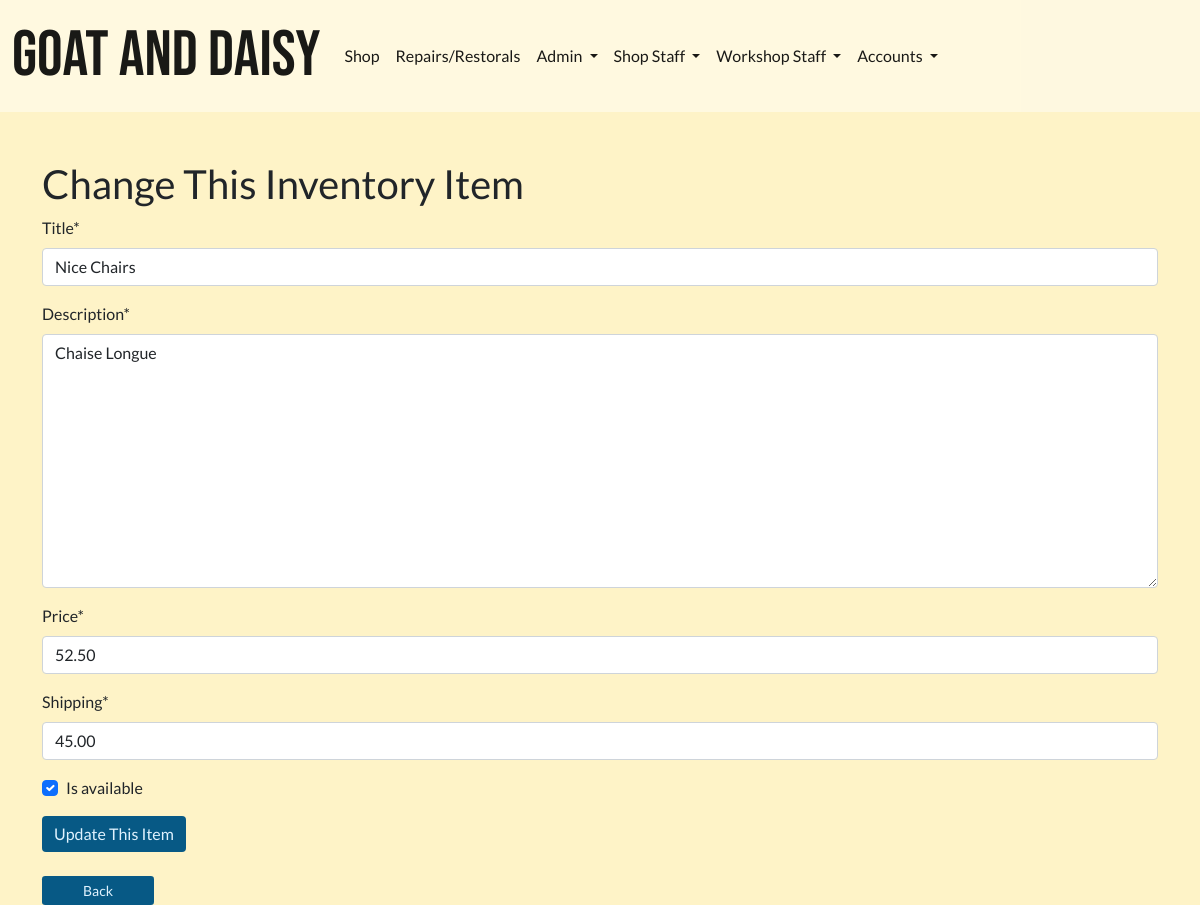
The app's page /shop/staff-manage-items/1/ (signed in), older data.
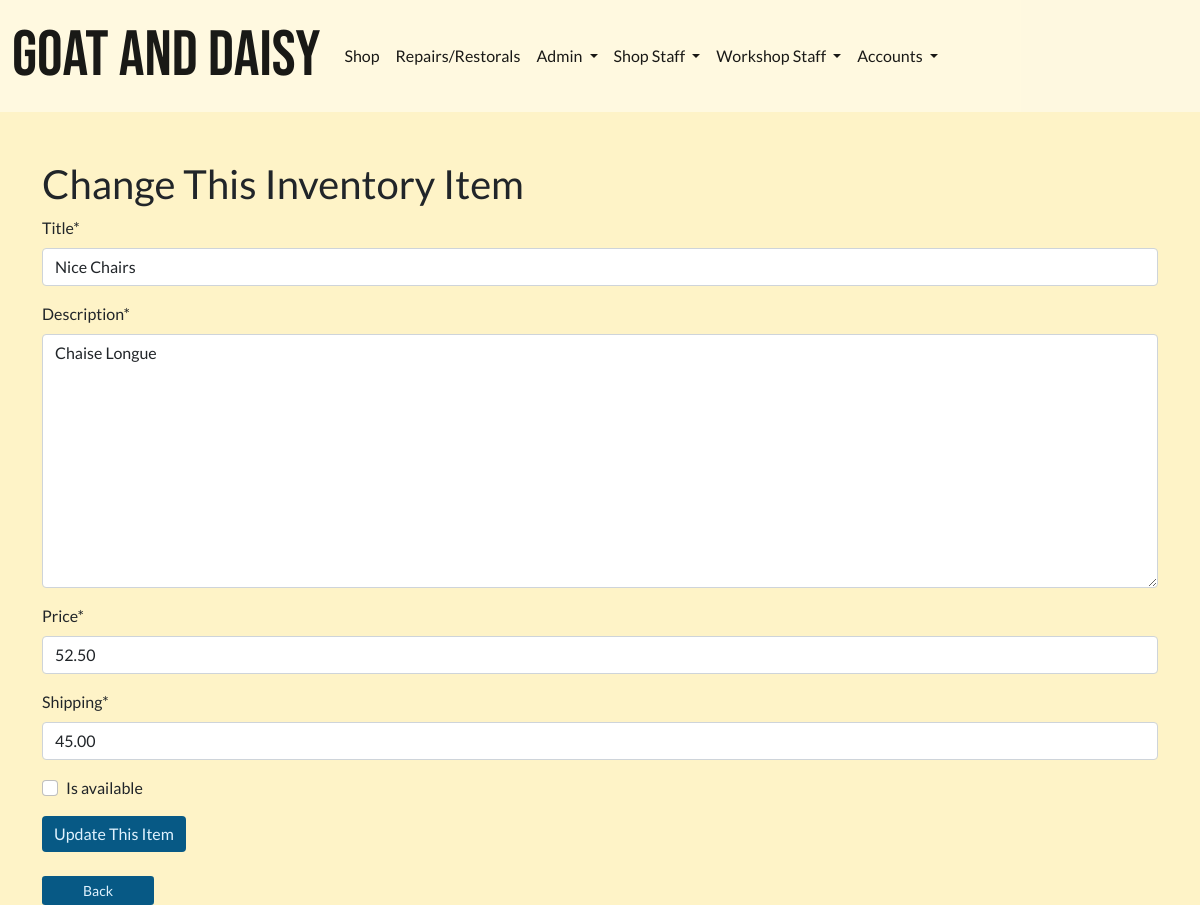
The same page, newer data.
### shop/models.py (models this page shows, shortened)
class ShopItems(models.Model):
    title = models.CharField(max_length=255)
    description = models.TextField()
    price = models.DecimalField(decimal_places=2, max_digits=12)
    shipping = models.DecimalField(decimal_places=2, max_digits=12, default=0)
    is_available = models.BooleanField(default=True)
    class Meta:
        verbose_name_plural = "Shop Items"

### shop/views.py (the view)
class StaffUpdateItem(GroupRequiredMixin, UpdateView):
    group_required = ['Shop Staff']
    model = ShopItems
    form_class = StaffCreateItemForm
    template_name = 'shop/staff_update_item.html'
    success_url = reverse_lazy('staff_manage_items')

### shop/forms.py
class StaffCreateItemForm(ModelForm):
    class Meta:
        model = ShopItems
        fields = ['title', 'description', 'price', 'shipping', 'is_available']

### invoices/contexts.py (called while the page is built, shortened)
def shopping_cart(request):
    template_cart = []
    products_count = 0
    order_amount = 0
    shipping = 0
    cart = request.session.get('cart', {})
    for item in enumerate(template_cart):
        products_count += 1
    order_total = order_amount + shipping
    stripe_total = round(order_total * 100)
    context = {
        'template_cart': template_cart,
        'products_count': products_count,
        'order_amount': order_amount,
        'shipping': shipping,
        'order_total': order_total,
        'stripe_total': stripe_total,
    }
    return context

### profiles/templatetags/user_in_group_tag.py (called while the page is built)
@register.filter(name='has_group')
def has_group(user, group_name):
    try:
        group = Group.objects.get(name=group_name)
    except Group.DoesNotExist:
        return False
    return group in user.groups.all()

### shop/templates/shop/staff_update_item.html (shortened to what this page needs)
{% extends 'base.html' %}
{% load crispy_forms_tags %}
{% load static %}
{% block extra_css %}
<link rel="stylesheet" href="{% static 'css/home_bg_image_trans.css' %}">
{% endblock %}
{% block content %}
<h1>Change This Inventory Item</h1>
<form action="." method="POST">
    {{ form | crispy }}
    <input type="submit" class="btn btn-info" value="Update This Item">
</form>
<br>
<small><input class="btn btn-sm btn-info" type=button value="Back" onClick="javascript:history.go(-1);"></small>
{% endblock %}

Row changes from the older to the newer data that the page shows:
changed ShopItems "Nice Chairs": is_available "☑" → "☐"
